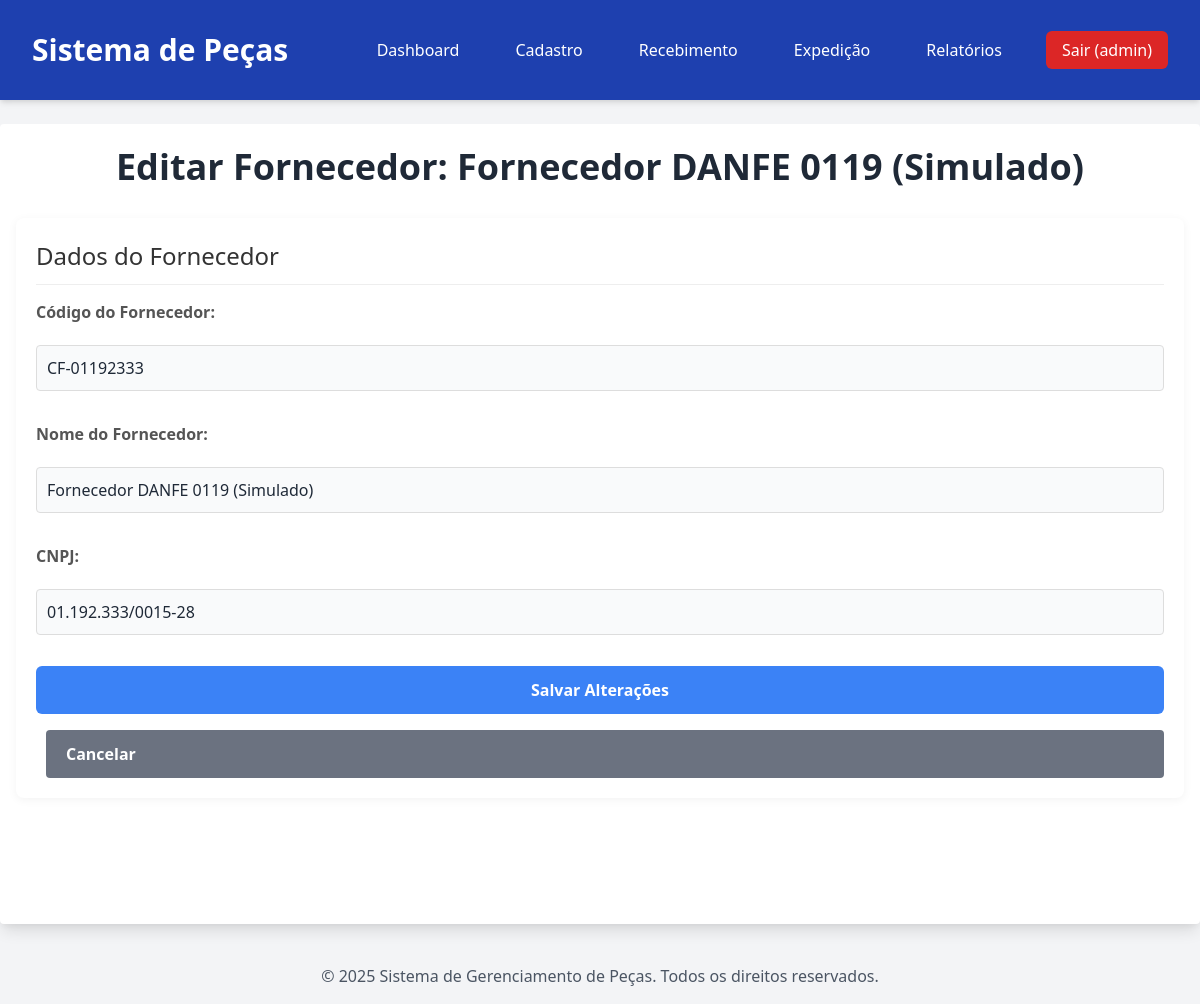
The app's page /cadastro/fornecedores/editar/2 (signed in), older data.
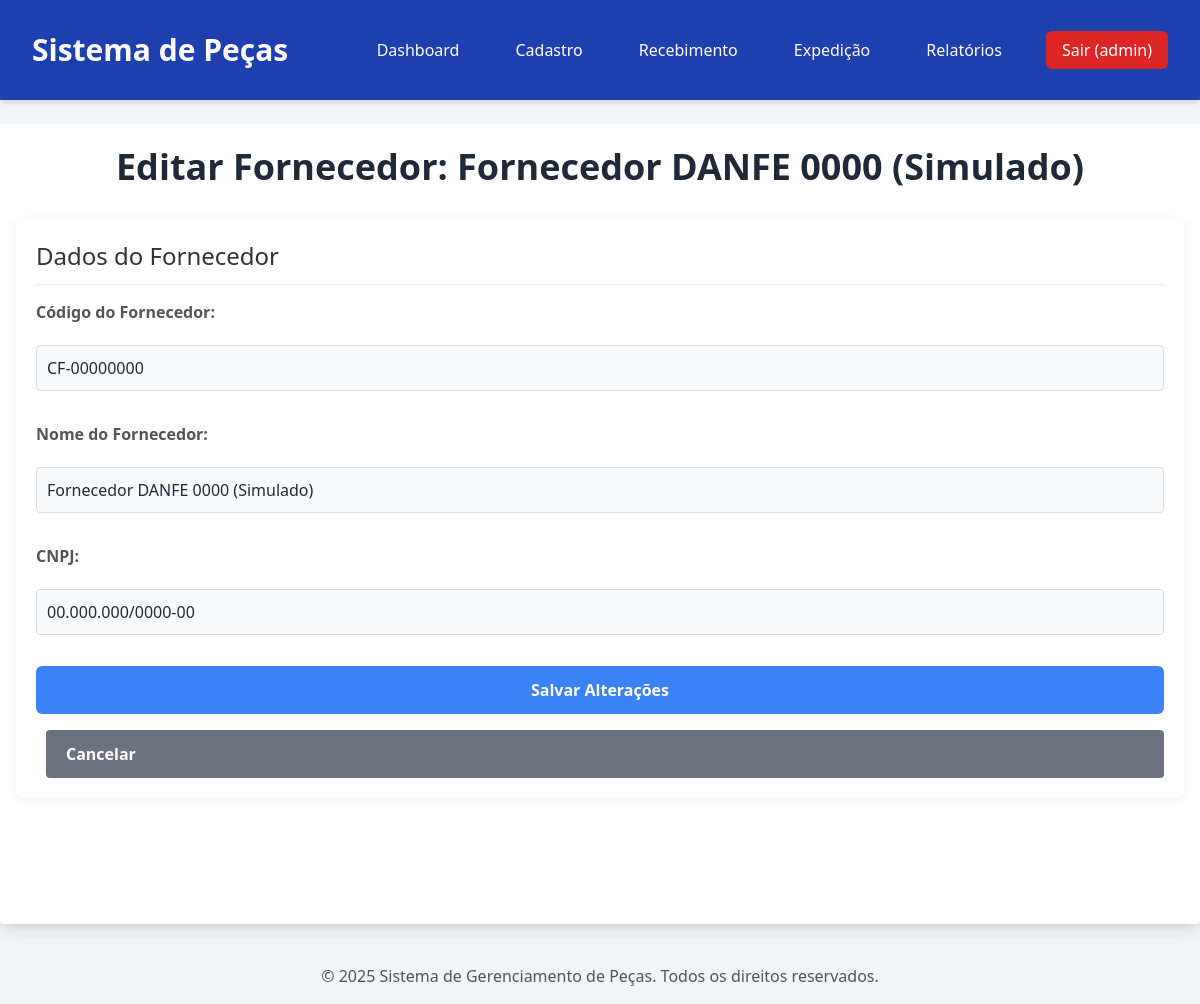
The same page, newer data.
### modules/core/models.py (models this page shows, shortened)
class Fornecedor(db.Model):
    __tablename__ = 'Fornecedores'
    id = db.Column(db.Integer, primary_key=True)
    codigo_fornecedor = db.Column(db.String(50), unique=True, nullable=False)
    nome = db.Column(db.String(255), nullable=False)
    cnpj = db.Column(db.String(18), unique=True, nullable=False)
    data_inclusao = db.Column(db.DateTime, default=db.func.current_timestamp())
    movimentacoes = db.relationship('Movimentacao', backref='fornecedor', lazy=True)

### modules/cadastro/routes.py (the view, shortened to what this page needs)
@cadastro.route('/cadastro/fornecedores/editar/<int:fornecedor_id>', methods=['GET', 'POST'])
@login_required
def editar_fornecedor(fornecedor_id):
    if not has_permission(current_user, ['Gestor', 'LSL']):
        flash('Você não tem permissão para acessar esta página.', 'danger')
        return redirect(url_for('home'))
    fornecedor = Fornecedor.query.get_or_404(fornecedor_id)
    return render_template('cadastro/editar_fornecedor.html', fornecedor=fornecedor)

### modules/auth/models.py (called while the page is built)
@login_manager.user_loader
def load_user(user_id):
    return User.query.get(int(user_id))

### modules/cadastro/routes.py (called while the page is built)
def has_permission(user, allowed_roles):
    return user.is_authenticated and user.tipo_usuario in allowed_roles

### templates/cadastro/editar_fornecedor.html (shortened to what this page needs)
{% extends 'base.html' %}
{% block content %}
<div class="page-header">
    <h1>Editar Fornecedor: {{ fornecedor.nome }}</h1>
</div>
<div class="section">
    <h2>Dados do Fornecedor</h2>
    <form method="POST">
        <label for="codigo_fornecedor">Código do Fornecedor:</label>
        <input type="text" id="codigo_fornecedor" name="codigo_fornecedor" value="{{ fornecedor.codigo_fornecedor }}" required>
        <label for="nome">Nome do Fornecedor:</label>
        <input type="text" id="nome" name="nome" value="{{ fornecedor.nome }}" required>
        <label for="cnpj">CNPJ:</label>
        <input type="text" id="cnpj" name="cnpj" value="{{ fornecedor.cnpj }}" pattern="\d{2}\.\d{3}\.\d{3}/\d{4}-\d{2}" placeholder="Ex: 00.000.000/0000-00" required>
        <button type="submit" class="bg-blue-500 hover:bg-blue-700">Salvar Alterações</button>
        <a href="{{ url_for('cadastro.cadastro_fornecedores') }}" class="btn btn-secondary">Cancelar</a>
    </form>
</div>
{% endblock %}

Row changes from the older to the newer data that the page shows:
changed Fornecedor: nome "Fornecedor DANFE 0119 (Simulado)" → "Fornecedor DANFE 0000 (Simulado)"; codigo_fornecedor "CF-01192333" → "CF-00000000"; cnpj "01.192.333/0015-28" → "00.000.000/0000-00"
